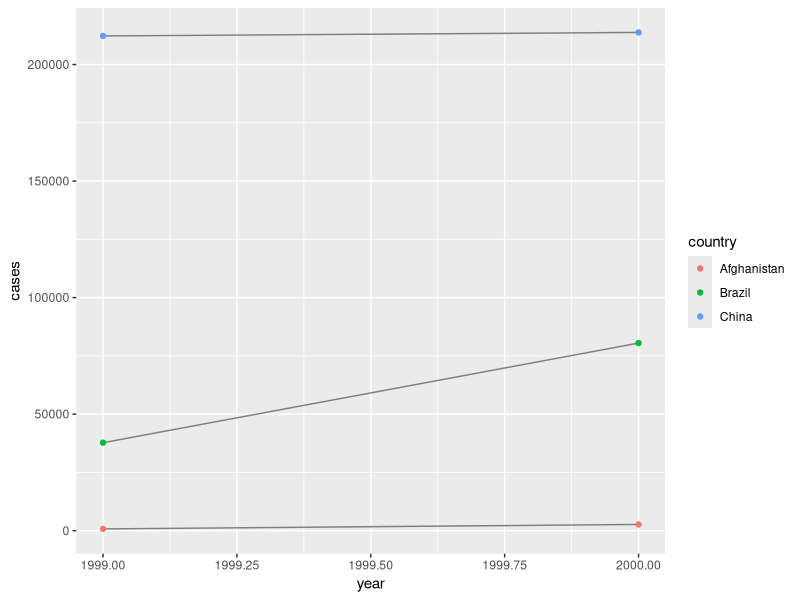
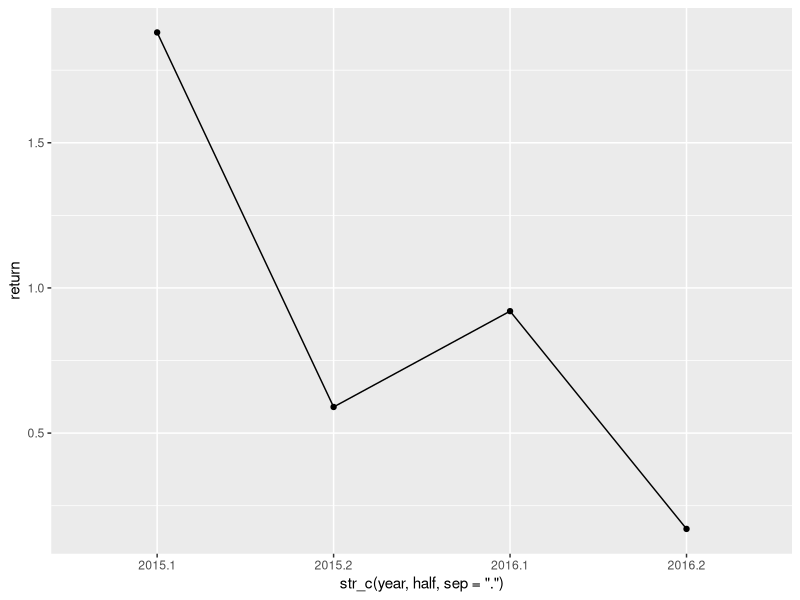

These figures' R source, in order:
# “Tidy datasets are all alike, 
# but every messy dataset is messy in its own way.” 
# –– Hadley Wickham

# libraries needed --------------------------------------------------------

library(tidyverse)

# Tidy Data ---------------------------------------------------------------

# What is the difference between those tibbles what are the similarities?
# How can you check them?

table1
table2
table3
table4a
table4b


# Tidy Rules -------------------------------------------------------------------

# 1. Each variable must have its own column.
# 2. Each observation must have its own row.
# 3. Each value must have its own cell.


# Practical Rules ---------------------------------------------------------

# 1. Put each dataset in a tibble.
# 2. Put each variable in a column.


# 1. Reasons for Tidy Data ------------------------------------------------

# Compute rate per 10,000
table1 %>% 
  mutate(rate = cases / population * 10000)

# Compute cases per year
table1 %>% 
  count(year, wt = cases)

# Visualise changes over time
ggplot(table1, aes(year, cases)) + 
  geom_line(aes(group = country), colour = "grey50") + 
  geom_point(aes(colour = country))


# 1.1. Exercise -----------------------------------------------------------

# Compute the rate for table2, and table4a + table4b.
# Discuss how you can achieve this.
# Which table is the easiest to work with?


# Real World Problems -----------------------------------------------------

# 1. One variable might be spread across multiple columns.
# 2. One observation might be scattered across multiple rows.

# Pivoting ----------------------------------------------------------------

# pivot_longer()

table4a

table4a %>% 
  pivot_longer(c(`1999`, `2000`), names_to = "year", values_to = "cases")

table4b %>% 
  pivot_longer(c(`1999`, `2000`), names_to = "year", values_to = "population")

# full Transformation

tidy4a_t <- table4a %>% 
  pivot_longer(c(`1999`, `2000`), 
               names_to = "year", 
               values_to = "cases", 
               names_transform = list(year = as.integer))
tidy4b_t <- table4b %>% 
  pivot_longer(c(`1999`, `2000`), 
               names_to = "year", 
               values_to = "population", 
               names_transform = list(year = as.integer))
left_join(tidy4a_t, tidy4b_t)

# pivot_wider()

table2

table2 %>%
  pivot_wider(names_from = type, values_from = count)


# 1.2. Exercise -----------------------------------------------------------

# 1. Tidy the simple tibble below. 
# Do you need to make it wider or longer? What are the variables?
  
  preg <- tribble(
    ~pregnant, ~male, ~female,
    "yes",     NA,    10,
    "no",      20,    12
  )

# 2. Tidy this dataset

returns <- tibble(
  year   = c(2015, 2015, 2016, 2016),
  half  = c(   1,    2,     1,    2),
  return = c(1.88, 0.59, 0.92, 0.17)
) 





# Example solutions
preg %>% 
  pivot_longer(c(male,female), names_to = "gender") %>%
  mutate(pregnant = ifelse(pregnant == "yes", "pregnant", "not_pregnant")) %>%
  pivot_wider(names_from = pregnant, values_from = value) %>% 
  mutate(total = ifelse(is.na(pregnant), not_pregnant, pregnant + not_pregnant),
         rate = pregnant / total)

returns %>% pivot_wider(names_from = year, values_from = return) %>% 
  pivot_longer(`2015`:`2016`, 
               names_to = "year", 
               values_to = "return", 
               names_transform = list(year = as.integer)) %>%
  arrange(year, half) %>%
  ggplot(aes(str_c(year, half, sep = "."), return, group = 1)) + 
  geom_line() +
  geom_point()


# Divide and conquer ------------------------------------------------------


# Separate ----------------------------------------------------------------

table3

# start
table3 %>% 
  separate(rate, into = c("cases", "population"))

# better
table3 %>% 
  separate(rate, into = c("cases", "population"), convert = TRUE)


# Unite -------------------------------------------------------------------

table5

table5 %>% 
  unite(new, century, year)

table5 %>% 
  unite(new, century, year, sep = "") %>%
  mutate(year = as.integer(new)) %>%
  select(-new)


# 1.3 Exercise ------------------------------------------------------------

# What do the extra and fill arguments do in separate()? Experiment with the various options for the following two toy datasets.

tibble(x = c("a,b,c", "d,e,f,g", "h,i,j")) %>% 
  separate(x, c("one", "two", "three"))

tibble(x = c("a,b,c", "d,e", "f,g,i")) %>% 
  separate(x, c("one", "two", "three"))
